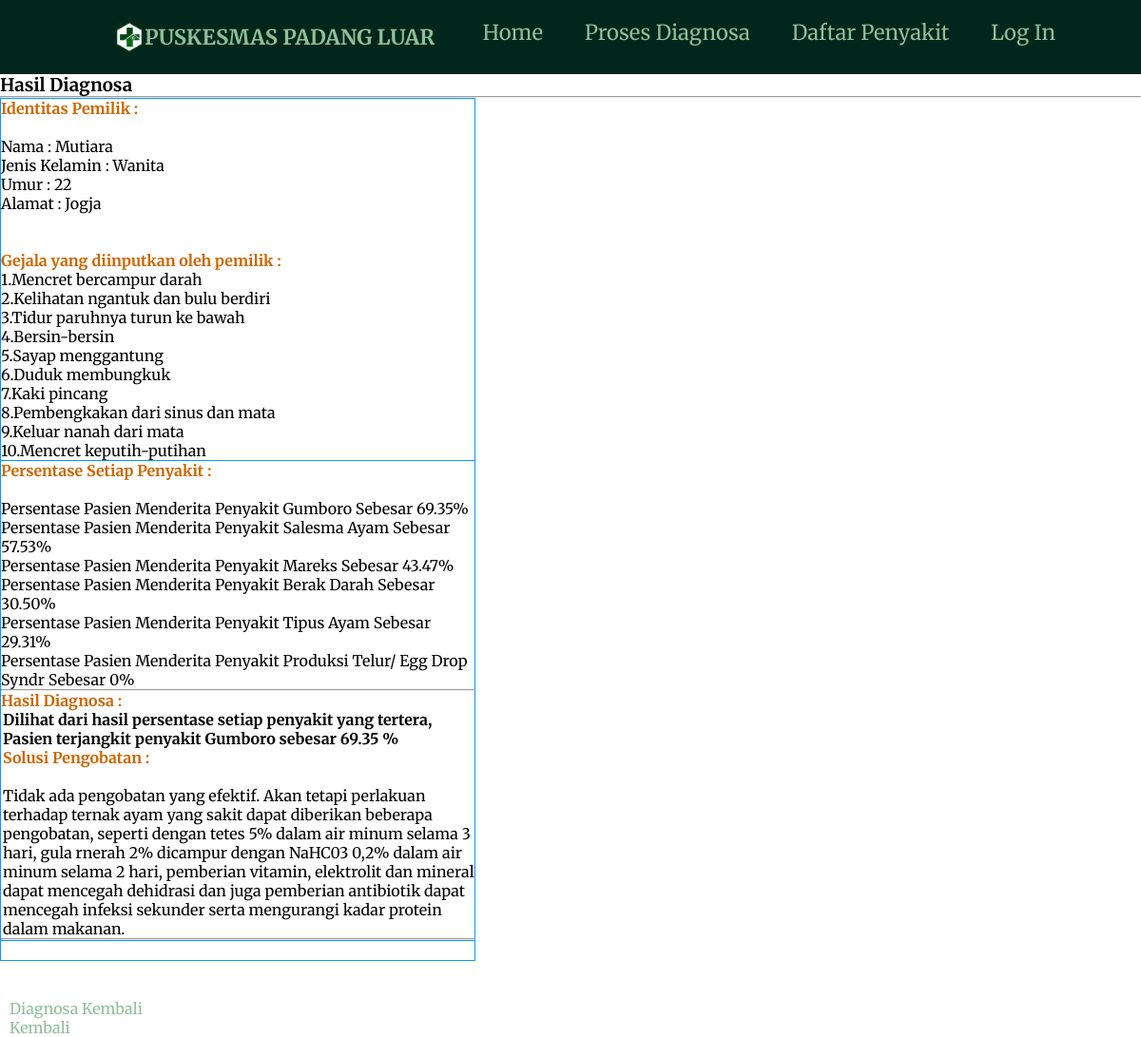
The app's page /index.php?top=proses_diagnosa.php&id=1 with its own data.
### tables this page shows
CREATE TABLE `tmp_pasien` (
  `id` int(4) NOT NULL,
  `nama` varchar(50) NOT NULL,
  `kelamin` char(10) NOT NULL,
  `umur` varchar(3) NOT NULL,
  `alamat` varchar(100) NOT NULL,
  `noip` varchar(30) NOT NULL,
  `tanggal` datetime NOT NULL
);

CREATE TABLE `tmp_gejala` (
  `noip` int(3) NOT NULL,
  `kd_gejala` char(4) NOT NULL,
  `bobot` float NOT NULL
);

CREATE TABLE `gejala` (
  `kd_gejala` char(4) NOT NULL,
  `gejala` varchar(100) NOT NULL
);

CREATE TABLE `penyakit_solusi` (
  `kd_penyakit` char(4) NOT NULL,
  `nama_penyakit` varchar(30) DEFAULT NULL,
  `definisi` text DEFAULT NULL,
  `solusi` text DEFAULT NULL
);

CREATE TABLE `tmp_penyakit` (
  `noip` varchar(30) NOT NULL,
  `kd_penyakit` char(4) NOT NULL,
  `nilai` double NOT NULL
);

### proses_diagnosa.php (the view, shortened to what this page needs)
<!DOCTYPE html
	PUBLIC "-//W3C//DTD XHTML 1.0 Transitional//EN" "http://www.w3.org/TR/xhtml1/DTD/xhtml1-transitional.dtd">
<html xmlns="http://www.w3.org/1999/xhtml">
<head>
</head>
<body>
	<div class="konten">
		<?php
		echo "<h3>Hasil Diagnosa</h3><hr>";
		?>
		<table width="500" border="0" bgcolor="#0099FF" cellspacing="1" cellpadding="4" bordercolor="#0099FF">
			<tr bgcolor="#ffffff">
				<td height="32">
					<strong style="color:#C60;">Identitas Pemilik :</strong><br /><br />
					<?php
					include "koneksi.php";
					$query_pasien = mysqli_query($koneksi, "SELECT * FROM tmp_pasien ORDER BY id DESC");
					$data_pasien = mysqli_fetch_array($query_pasien);
					echo "Nama : " . $data_pasien['nama'] . "<br>";
					echo "Jenis Kelamin : " . $data_pasien['kelamin'] . "<br>";
					echo "Umur : " . $data_pasien['umur'] . "<br>";
					echo "Alamat : " . $data_pasien['alamat'] . "<br><br>"; ?>
					<label style="color:#C60;"><b>Gejala yang diinputkan oleh pemilik : </b></label><br>
					<?php
					$query_gejala_input = mysqli_query($koneksi, "SELECT gejala.gejala AS namagejala,tmp_gejala.kd_gejala FROM gejala,tmp_gejala WHERE tmp_gejala.kd_gejala=gejala.kd_gejala");
					$nogejala = 0;
					while ($row_gejala_input = mysqli_fetch_array($query_gejala_input)) {
						$nogejala++;
						echo $nogejala . "." . $row_gejala_input['namagejala'] . "<br>";
					}
					?>
				</td>
			</tr>
			<tr bgcolor="#FFFFFF">
				<td><strong style="color:#C60;">Persentase Setiap Penyakit :</strong><br /> <br>
					<?php
					$query_sum_tmp = mysqli_query($koneksi, "SELECT * FROM tmp_penyakit  ORDER BY nilai DESC LIMIT 0,6");
					while ($row_sumtmp = mysqli_fetch_array($query_sum_tmp)) {
						$nilai = $row_sumtmp['nilai'];
						$nilai_persen = $nilai;
						$data_persen = $nilai_persen * 100;
						$persen = substr($data_persen, 0, 5);
						$kd_pen2 = $row_sumtmp['kd_penyakit'];
						$query_penyasol = mysqli_query($koneksi, "SELECT * FROM penyakit_solusi WHERE kd_penyakit='$kd_pen2'");
						while ($row_penyasol = mysqli_fetch_array($query_penyasol)) {
							echo "Persentase Pasien Menderita Penyakit " . $row_penyasol['nama_penyakit'] . " Sebesar " . $persen . "%" . "<br>";
						}
					}
					echo "<hr>";
					$query_kesimpulan_akhir = mysqli_query($koneksi, "SELECT * FROM tmp_penyakit  ORDER BY nilai DESC LIMIT 0,1");
					while ($row_sumtmp = mysqli_fetch_array($query_kesimpulan_akhir)) {
						$nilai = $row_sumtmp['nilai'];
						$nilai_persen = $nilai;
						$data_persen = $nilai_persen * 100;
						$persen = substr($data_persen, 0, 5);
						$kd_pen2 = $row_sumtmp['kd_penyakit'];
						$query_penyasol = mysqli_query($koneksi, "SELECT * FROM penyakit_solusi WHERE kd_penyakit='$kd_pen2'");
						while ($row_penyasol = mysqli_fetch_array($query_penyasol)) {
							?>
							<strong style="color:#C60;">Hasil Diagnosa :</strong><br />
							<?php
							echo "<p>" . "<strong>Dilihat dari hasil persentase setiap penyakit yang tertera, Pasien terjangkit penyakit " . $row_penyasol['nama_penyakit'] . " sebesar " . $persen . " % </p></strong>";
							echo "<p>" . "<strong style=color:#C60>Solusi Pengobatan :</strong><br><br> " . $row_penyasol['solusi'] . "</p><hr>";
						}
					}
					?>
				</td>
			</tr>
			<tr bgcolor="#FFFFFF">
				<td><strong>&nbsp;</strong><br />
				</td>
			</tr>
		</table>
		<br />
		<br />
		<a href="index.php?top=konsultasiFm.php">Diagnosa Kembali</a><br />
		<a href="index.php?top=pasien_add_fm.php">Kembali</a>
	</div>
</body>
</html>

### css/main.css (style rules this page uses)
* { box-sizing: border-box; margin: 0; padding: 0; font-family: "Merriweather", serif; }
a:link { text-decoration: none; }
.nav-links, li, a { color: black; display: inline-block; padding: 0 10px; }
.navbar-nav, li, a { color: #8FBF97; }
label { padding-top: 20px; display: inline-block; }

### proses_diagnosa.php (style rules this page uses)
p { padding-left: 2px; text-indent: 0px; }

### records on screen
tmp_pasien: nama "Mutiara", kelamin "Wanita", umur "22", alamat "Jogja"
tmp_gejala: kd_gejala.gejala "Mencret bercampur darah"
tmp_gejala: kd_gejala.gejala "Kelihatan ngantuk dan bulu berdiri"
tmp_gejala: kd_gejala.gejala "Tidur paruhnya turun ke bawah"
tmp_gejala: kd_gejala.gejala "Bersin-bersin"
tmp_gejala: kd_gejala.gejala "Sayap menggantung"
tmp_gejala: kd_gejala.gejala "Duduk membungkuk"
tmp_gejala: kd_gejala.gejala "Kaki pincang"
tmp_gejala: kd_gejala.gejala "Pembengkakan dari sinus dan mata"
tmp_gejala: kd_gejala.gejala "Keluar nanah dari mata"
tmp_gejala: kd_gejala.gejala "Mencret keputih-putihan"
tmp_penyakit: nilai "69.35"
penyakit_solusi: nama_penyakit "Gumboro", solusi "Tidak ada pengobatan yang efektif. Akan tetapi perlakuan terhadap ternak ayam yang sakit dapat diberikan beberapa pengobatan, seperti dengan tetes 5% dalam air minum selama 3 hari, gula rnerah 2% dicampur dengan NaHC03 0,2% dalam air minum selama 2 hari, pemberian vitamin, elektrolit dan mineral dapat mencegah dehidrasi dan juga pemberian antibiotik dapat mencegah infeksi sekunder serta mengurangi kadar protein dalam makanan."
tmp_penyakit: nilai "57.53"
penyakit_solusi: nama_penyakit "Salesma Ayam"
tmp_penyakit: nilai "43.47"
penyakit_solusi: nama_penyakit "Mareks"
tmp_penyakit: nilai "30.50"
penyakit_solusi: nama_penyakit "Berak Darah"
tmp_penyakit: nilai "29.31"
penyakit_solusi: nama_penyakit "Tipus Ayam"
tmp_penyakit: nilai "0"
penyakit_solusi: nama_penyakit "Produksi Telur/ Egg Drop Syndr"
